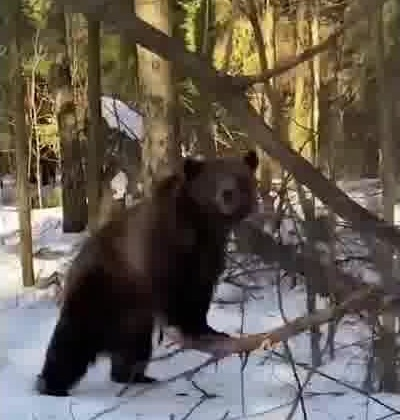
#> input picture Assignments/1/other/1.jpg, 400 x 420 px
$ python run_vaja_1.py
#> lines starting #> are read from the running program, lines starting #| are printed output that depends on the picture
#> (the call stopped at in example, `im2 = rotate_image(im2, -1)`: ex1_utils is not available in this run)
### Assignments/1/of_methods.py
import cv2
import numpy as np
from ex1_utils import gaussderiv, gausssmooth, show_flow, rotate_image

def get_derivatives(im1,im2, s=1):
    Ix1, Iy1 = gaussderiv(im1, s)
    Ix2, Iy2 = gaussderiv(im2, s)
    Ix = (Ix1 + Ix2)/2
    Iy = (Iy1 + Iy2)/2
    It = gausssmooth(im2 - im1, s)

    return Ix, Iy, It

def lucas_kanade(im1, im2, N, opt=False):

    Ix, Iy, It = get_derivatives(im1, im2)
    kernel = np.ones((N,N))

    Ixt = cv2.filter2D(cv2.multiply(Ix, It), -1, kernel, borderType=cv2.BORDER_REFLECT)
    Iyt = cv2.filter2D(cv2.multiply(Iy, It), -1, kernel, borderType=cv2.BORDER_REFLECT)
    Ixx = cv2.filter2D(cv2.multiply(Ix, Ix), -1, kernel, borderType=cv2.BORDER_REFLECT)
    Iyy = cv2.filter2D(cv2.multiply(Iy, Iy), -1, kernel, borderType=cv2.BORDER_REFLECT)
    Ixy = cv2.filter2D(cv2.multiply(Ix, Iy), -1, kernel, borderType=cv2.BORDER_REFLECT)

    D = cv2.multiply(Iyy,Ixx) - cv2.multiply(Ixy, Ixy) + 1e-15

    u = - (cv2.divide((cv2.multiply(Iyy, Ixt) - cv2.multiply(Ixy,Iyt)), D))
    v = - (cv2.divide((cv2.multiply(Ixx, Iyt) - cv2.multiply(Ixy,Ixt)), D))

    if opt:
        tr = Ixx + Iyy + 1e-15
        smallest_eig = D/tr
        mask = np.ma.masked_where(smallest_eig>np.percentile(smallest_eig, 75), smallest_eig).mask
        u = u*mask
        v = v*mask

    return u,v

def horn_schunck(im1, im2, n_iters, lmbd, s=1, u=None, v=None):
    n,m = im1.shape
    if u is None and v is None:
        u,v = np.zeros((n,m), np.float32), np.zeros((n,m), np.float32)
    Ld = np.array([[0,   1/4,    0],
                   [1/4, 0,      1/4],
                   [0,   1/4,    0]])
    Ix, Iy, It = get_derivatives(im1, im2, s)

    for i in range(n_iters):
        ua = cv2.filter2D(u, -1, Ld, borderType=cv2.BORDER_REFLECT)
        va = cv2.filter2D(v, -1, Ld, borderType=cv2.BORDER_REFLECT)
        P = cv2.multiply(Ix, ua) + cv2.multiply(Iy, va) + It
        D = lmbd + cv2.multiply(Ix, Ix) + cv2.multiply(Iy,Iy) + 1e-15
        u = ua - cv2.multiply(Ix, cv2.divide(P,D))
        v = va - cv2.multiply(Iy, cv2.divide(P,D))

    return u,v

### Assignments/1/run_vaja_1.py
import cv2
import time
import numpy as np
import matplotlib . pyplot as plt
from ex1_utils import rotate_image, show_flow
from of_methods import lucas_kanade, horn_schunck

def example():
    im1 = np.random.rand(200, 200).astype(np.float32)
    im2 = im1.copy()
    im2 = rotate_image(im2, -1)
    show_both(im1, im2)

def test():
    # [4 lines of commented-out code are left out]

    im1 = cv2.imread('other/1.jpg', cv2.IMREAD_GRAYSCALE).astype(np.float32)/255
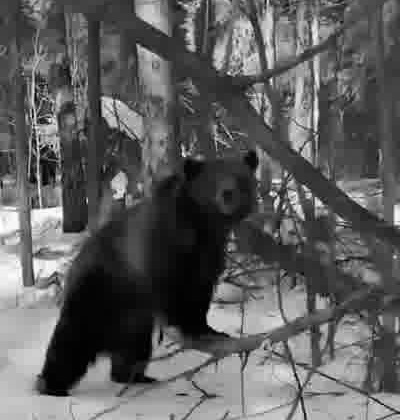
#> im1: shape (420, 400) float32; min 0, max 1, mean 0.368
    im2 = cv2.imread('other/2.jpg', cv2.IMREAD_GRAYSCALE).astype(np.float32)/255
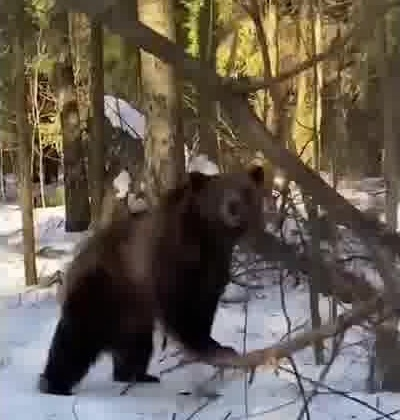
#> input picture Assignments/1/other/2.jpg, 400 x 420 px
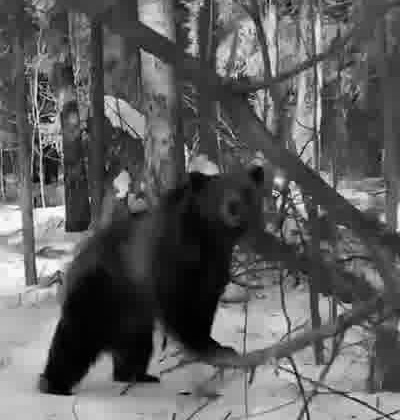
#> im2: shape (420, 400) float32; min 0, max 1, mean 0.371

    show_both(im1, im2)
#> (the call stopped at in get_derivatives, `Ix1, Iy1 = gaussderiv(im1, s)`: ex1_utils is not available in this run)
    show_angle_magnitude(im1, im2)
#> (the call stopped at in get_derivatives, `Ix1, Iy1 = gaussderiv(im1, s)`: ex1_utils is not available in this run)

def time_test():
    # im1 = cv2.imread('collision/00000001.jpg', cv2.IMREAD_GRAYSCALE).astype(np.float32)/255
    # im2 = cv2.imread('collision/00000002.jpg', cv2.IMREAD_GRAYSCALE).astype(np.float32)/255
    im1 = cv2.imread('disparity/office2_left.png', cv2.IMREAD_GRAYSCALE).astype(np.float32)/255
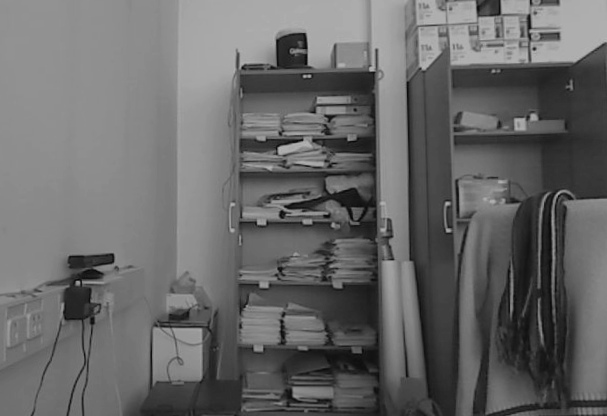
#> input picture Assignments/1/disparity/office2_left.png, 607 x 416 px
#> im1: shape (416, 607) float32; min 0.0235, max 0.714, mean 0.408
    im2 = cv2.imread('disparity/office2_right.png', cv2.IMREAD_GRAYSCALE).astype(np.float32)/255
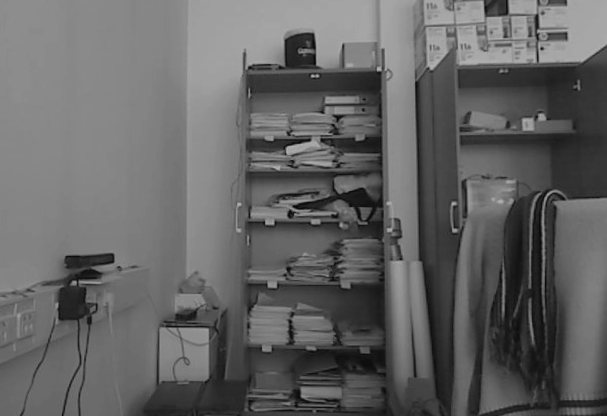
#> input picture Assignments/1/disparity/office2_right.png, 607 x 416 px
#> im2: shape (416, 607) float32; min 0.0157, max 0.71, mean 0.393
    # im1 = cv2.imread('lab2/001.jpg', cv2.IMREAD_GRAYSCALE).astype(np.float32)/255
    # im2 = cv2.imread('lab2/002.jpg', cv2.IMREAD_GRAYSCALE).astype(np.float32)/255

    start = time.time()
    U_lk , V_lk = lucas_kanade(im1, im2, 3, True)
    end = time.time()
    print(end - start)
    U_hs , V_hs = horn_schunck(im1, im2, 1000, 0.5)
    start = time.time()
    U_hs , V_hs = horn_schunck(im1, im2, 1000, 0.5)
    end = time.time()
    print(end - start)

    start = time.time()
    # U_hs , V_hs = horn_schunck(im1, im2, 1000, 0.5)
    U_hs2 , V_hs2 = horn_schunck(im1, im2, 500, 0.5, 1, U_lk, V_lk)
    end = time.time()
    print(end - start)

    show(im1, im2, U_lk, V_lk, 'Lucas−Kanade Optical Flow')
    show(im1, im2, U_hs, V_hs, 'Horn−Schunck Optical Flow ')
    show(im1, im2, U_hs2, V_hs2, 'Horn−Schunck Optical Flow Initialized With Optimized')

def show(im1, im2, u, v, suptitle):
    fig, ((ax1_11, ax1_12), (ax1_21 , ax1_22)) = plt.subplots(2, 2)
    ax1_11.imshow(im1)
    ax1_12.imshow(im2)
    show_flow(u ,v, ax1_21, type='angle')
    show_flow(u, v, ax1_22, type='field', set_aspect=True)
    fig.suptitle(suptitle)
    plt.show()

def show_both(im1, im2):
    U_lk , V_lk = lucas_kanade(im1, im2, 3)
    U_hs , V_hs = horn_schunck(im1, im2, 1000, 0.5)
    fig1, ((ax1_11, ax1_12), (ax1_21 , ax1_22)) = plt.subplots(2, 2)
    ax1_11.imshow(im1)
    ax1_12.imshow(im2)
    show_flow(U_lk ,V_lk, ax1_21, type='angle')
    show_flow(U_lk, V_lk, ax1_22, type='field', set_aspect=True)
    fig1.suptitle ('Lucas−Kanade Optical Flow')
    fig2, ((ax2_11, ax2_12), (ax2_21, ax2_22)) = plt.subplots(2, 2)
    ax2_11.imshow(im1)
    ax2_12.imshow(im2)
    show_flow(U_hs, V_hs, ax2_21, type='angle' )
    show_flow (U_hs, V_hs, ax2_22, type='field', set_aspect=True )
    fig2.suptitle('Horn−Schunck Optical Flow')
    plt.show()

def show_angle_magnitude(im1, im2):
    U_hs , V_hs = horn_schunck(im1, im2, 1000, 0.5, 1)
    fig1, (ax1, ax2, ax3) = plt.subplots(1, 3)
    ax1.set_title("σ = 1")
    ax2.set_title("σ = 3")
    ax3.set_title("σ = 5")
    show_flow(U_hs ,V_hs, ax1, type='angle_magnitude')
    U_hs , V_hs = horn_schunck(im1, im2, 1000, 0.5, 3)
    show_flow(U_hs, V_hs, ax2, type='angle_magnitude', set_aspect=True)
    U_hs , V_hs = horn_schunck(im1, im2, 1000, 0.5, 5)
    show_flow(U_hs, V_hs, ax3, type='angle_magnitude', set_aspect=True)
    plt.show()


if __name__ == "__main__":
    example()
    test()
    time_test()
#> (the call stopped at in get_derivatives, `Ix1, Iy1 = gaussderiv(im1, s)`: ex1_utils is not available in this run)
